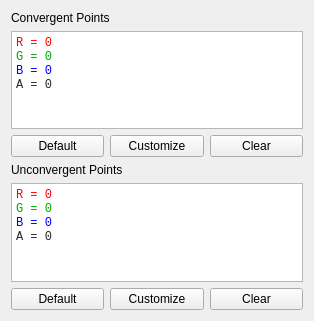
            <widget class="QWidget" name="ToolBoxPage2_2">
             <property name="geometry">
              <rect>
               <x>0</x>
               <y>0</y>
               <width>314</width>
               <height>321</height>
              </rect>
             </property>
             <attribute name="label">
              <string>Page 2 of 4 - DEFINE COLOURS</string>
             </attribute>
             <layout class="QGridLayout" name="gridLayout_11">
              <item row="0" column="0">
               <layout class="QGridLayout" name="gridLayout_19">
                <item row="1" column="0" colspan="3">
                 <widget class="QTextBrowser" name="Convergent_Points_Colour_Formula_View">
                  <property name="font">
                   <font>
                    <family>Consolas</family>
                   </font>
                  </property>
                  <property name="html">
                   <string>&lt;!DOCTYPE HTML PUBLIC &quot;-//W3C//DTD HTML 4.0//EN&quot; &quot;http://www.w3.org/TR/REC-html40/strict.dtd&quot;&gt;
&lt;html&gt;&lt;head&gt;&lt;meta name=&quot;qrichtext&quot; content=&quot;1&quot; /&gt;&lt;style type=&quot;text/css&quot;&gt;
p, li { white-space: pre-wrap; }
&lt;/style&gt;&lt;/head&gt;&lt;body style=&quot; font-family:'Consolas'; font-size:9.07563pt; font-weight:400; font-style:normal;&quot;&gt;
&lt;p style=&quot; margin-top:0px; margin-bottom:0px; margin-left:0px; margin-right:0px; -qt-block-indent:0; text-indent:0px;&quot;&gt;&lt;span style=&quot; font-family:'SimSun'; font-size:9pt; color:#ff0000;&quot;&gt;R = 0&lt;/span&gt;&lt;/p&gt;
&lt;p style=&quot; margin-top:0px; margin-bottom:0px; margin-left:0px; margin-right:0px; -qt-block-indent:0; text-indent:0px;&quot;&gt;&lt;span style=&quot; font-family:'SimSun'; font-size:9pt; color:#00aa00;&quot;&gt;G = 0&lt;/span&gt;&lt;/p&gt;
&lt;p style=&quot; margin-top:0px; margin-bottom:0px; margin-left:0px; margin-right:0px; -qt-block-indent:0; text-indent:0px;&quot;&gt;&lt;span style=&quot; font-family:'SimSun'; font-size:9pt; color:#0000ff;&quot;&gt;B = 0&lt;/span&gt;&lt;/p&gt;
&lt;p style=&quot; margin-top:0px; margin-bottom:0px; margin-left:0px; margin-right:0px; -qt-block-indent:0; text-indent:0px;&quot;&gt;&lt;span style=&quot; font-family:'SimSun'; font-size:9pt; color:#282828;&quot;&gt;A = 0&lt;/span&gt;&lt;/p&gt;&lt;/body&gt;&lt;/html&gt;</string>
                  </property>
                 </widget>
                </item>
                <item row="2" column="0">
                 <widget class="QPushButton" name="pushButton_42">
                  <property name="text">
                   <string>Default</string>
                  </property>
                 </widget>
                </item>
                <item row="2" column="1">
                 <widget class="QPushButton" name="Convergent_setColour">
                  <property name="text">
                   <string>Customize</string>
                  </property>
                 </widget>
                </item>
                <item row="2" column="2">
                 <widget class="QPushButton" name="pushButton_44">
                  <property name="text">
                   <string>Clear</string>
                  </property>
                 </widget>
                </item>
                <item row="0" column="0" colspan="3">
                 <widget class="QLabel" name="label_26">
                  <property name="text">
                   <string>Convergent Points</string>
                  </property>
                 </widget>
                </item>
               </layout>
              </item>
              <item row="1" column="0">
               <layout class="QGridLayout" name="gridLayout_20">
                <item row="2" column="1">
                 <widget class="QPushButton" name="Unconvergent_setColour">
                  <property name="text">
                   <string>Customize</string>
                  </property>
                 </widget>
                </item>
                <item row="0" column="0" colspan="3">
                 <widget class="QLabel" name="label_27">
                  <property name="text">
                   <string>Unconvergent Points</string>
                  </property>
                 </widget>
                </item>
                <item row="2" column="0">
                 <widget class="QPushButton" name="pushButton_45">
                  <property name="text">
                   <string>Default</string>
                  </property>
                 </widget>
                </item>
                <item row="2" column="2">
                 <widget class="QPushButton" name="pushButton_47">
                  <property name="text">
                   <string>Clear</string>
                  </property>
                 </widget>
                </item>
                <item row="1" column="0" colspan="3">
                 <widget class="QTextBrowser" name="Unconvergent_Points_Colour_Formula_View">
                  <property name="font">
                   <font>
                    <family>Consolas</family>
                   </font>
                  </property>
                  <property name="html">
                   <string>&lt;!DOCTYPE HTML PUBLIC &quot;-//W3C//DTD HTML 4.0//EN&quot; &quot;http://www.w3.org/TR/REC-html40/strict.dtd&quot;&gt;
&lt;html&gt;&lt;head&gt;&lt;meta name=&quot;qrichtext&quot; content=&quot;1&quot; /&gt;&lt;style type=&quot;text/css&quot;&gt;
p, li { white-space: pre-wrap; }
&lt;/style&gt;&lt;/head&gt;&lt;body style=&quot; font-family:'Consolas'; font-size:9.07563pt; font-weight:400; font-style:normal;&quot;&gt;
&lt;p style=&quot; margin-top:0px; margin-bottom:0px; margin-left:0px; margin-right:0px; -qt-block-indent:0; text-indent:0px;&quot;&gt;&lt;span style=&quot; font-family:'SimSun'; font-size:9pt; color:#ff0000;&quot;&gt;R = 0&lt;/span&gt;&lt;/p&gt;
&lt;p style=&quot; margin-top:0px; margin-bottom:0px; margin-left:0px; margin-right:0px; -qt-block-indent:0; text-indent:0px;&quot;&gt;&lt;span style=&quot; font-family:'SimSun'; font-size:9pt; color:#00aa00;&quot;&gt;G = 0&lt;/span&gt;&lt;/p&gt;
&lt;p style=&quot; margin-top:0px; margin-bottom:0px; margin-left:0px; margin-right:0px; -qt-block-indent:0; text-indent:0px;&quot;&gt;&lt;span style=&quot; font-family:'SimSun'; font-size:9pt; color:#0000ff;&quot;&gt;B = 0&lt;/span&gt;&lt;/p&gt;
&lt;p style=&quot; margin-top:0px; margin-bottom:0px; margin-left:0px; margin-right:0px; -qt-block-indent:0; text-indent:0px;&quot;&gt;&lt;span style=&quot; font-family:'SimSun'; font-size:9pt; color:#282828;&quot;&gt;A = 0&lt;/span&gt;&lt;/p&gt;&lt;/body&gt;&lt;/html&gt;</string>
                  </property>
                 </widget>
                </item>
               </layout>
              </item>
             </layout>
            </widget>
